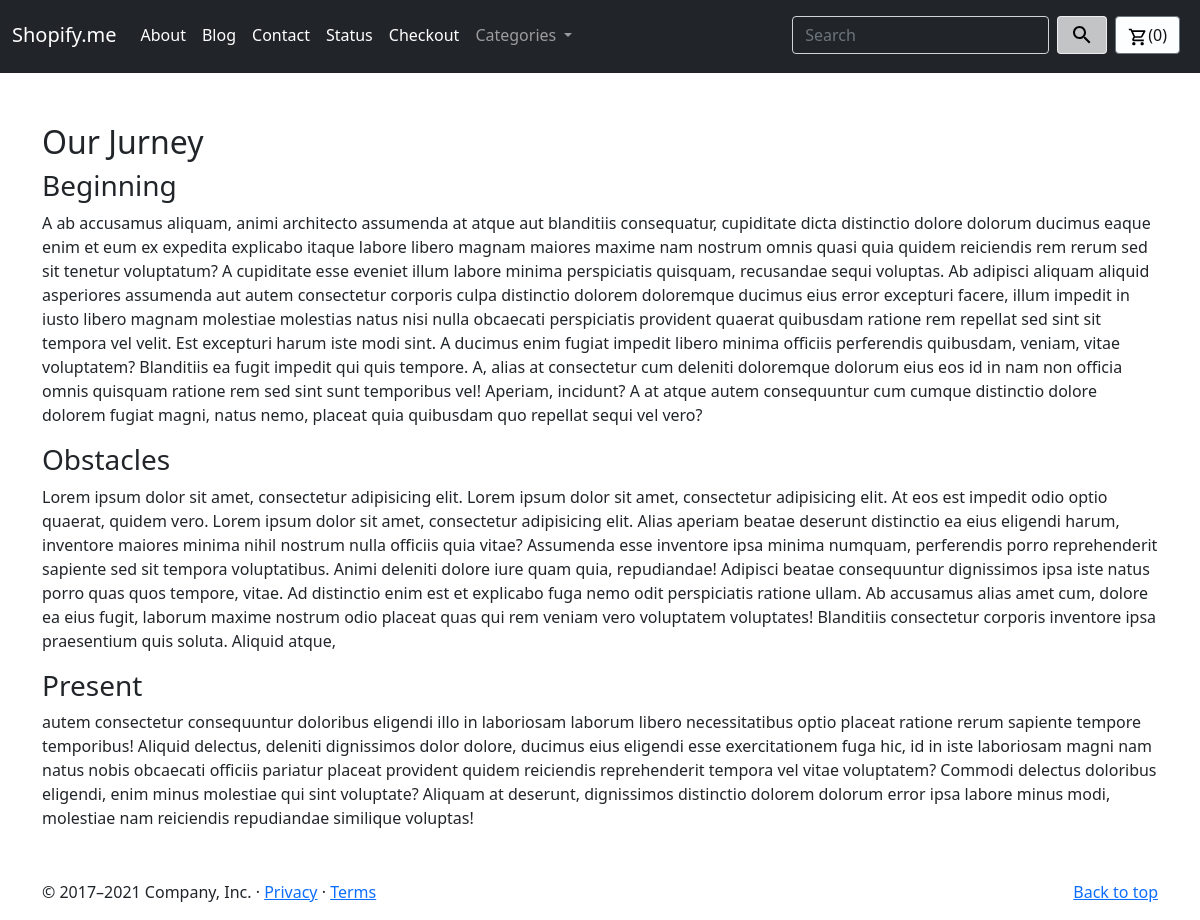
The page /blog/blogpost/1 on the database its author committed.
### blog/models.py (models this page shows)
class BlogPost(models.Model):
    post_id = models.AutoField(primary_key=True)
    title = models.CharField(max_length=200)
    sub_title = models.CharField(max_length=500, default="")
    titleContent = models.CharField(max_length=5000, default="")
    heading = models.CharField(max_length=500, default="")
    headingContent = models.CharField(max_length=5000)
    subHeading = models.CharField(max_length=500, default="")
    subHeadingContent = models.CharField(max_length=5000, default="")
    thumbnail = models.ImageField(upload_to="blog/images", default="")
    def __str__(self):
        return self.title

### blog/views.py (the view)
# urls.py: path("blogpost/<int:id>", views.blogpost, name="blog post"),
def blogpost(request, id):
    post = BlogPost.objects.filter(post_id=id)[0]
    print(post)
    return render(request, 'blog/blogpost.html', {'post': post})

### blog/templates/blog/blogpost.html (shortened to what this page needs)
{% extends 'shop/basic.html' %}
{% block body %}
<main class="container">
  <h2>{{post.title}}</h2>
  <h3>{{post.sub_title}}</h3>
  <p>{{post.titleContent}}</p>
  <h3>{{post.heading}}</h3>
  <p>{{post.headingContent}}</p>
  <h3>{{post.subHeading}}</h3>
  <p>{{post.subHeadingContent}}</p>
</main>
  <footer class="container">
    <p class="float-end"><a href="#">Back to top</a></p>
    <p>&copy; 2017–2021 Company, Inc. &middot; <a href="#">Privacy</a> &middot; <a href="#">Terms</a></p>
  </footer>
{% endblock %}

### shop/templates/shop/basic.html (shortened to what this page needs)
<!DOCTYPE html>
<html lang="en">
  <head>
    <link
      href="https://cdn.jsdelivr.net/npm/bootstrap@5.1.3/dist/css/bootstrap.min.css"
      rel="stylesheet"
    />
  </head>
  <body>
    {% load static %} {% csrf_token %}
    <nav class="navbar navbar-expand-lg navbar-dark bg-dark">
      <div class="container-fluid">
        <a class="navbar-brand" href="/shop/">Shopify.me</a>
        <div class="collapse navbar-collapse" id="navbarSupportedContent">
          <ul class="navbar-nav me-auto mb-2 mb-lg-0">
            <li class="nav-item">
              <a
                class="nav-link active bars"
                aria-current="page"
                href="/shop/About"
                >About</a
              >
            </li>
            <li class="nav-item">
              <a
                class="nav-link active bars"
                aria-current="page"
                href="/blog"
                >Blog</a
              >
            </li>
            <li class="nav-item">
              <a
                class="nav-link active bars"
                aria-current="page"
                href="/shop/Contact"
                >Contact</a
              >
            </li>
            <li class="nav-item">
              <a
                class="nav-link active bars"
                aria-current="page"
                href="/shop/Status"
                >Status</a
              >
            </li>
            <li class="nav-item">
              <a
                class="nav-link active bars"
                aria-current="page"
                href="/shop/Checkout"
                >Checkout</a
              >
            </li>
            <li class="nav-item dropdown">
              <a
                class="nav-link dropdown-toggle"
                href=" "
                id="navbarDropdown"
                role="button"
                data-bs-toggle="dropdown"
                aria-expanded="false"
              >
                Categories
              </a>
            </li>
          </ul>
          <form class="d-flex">
            <input
              class="form-control me-2"
              type="search"
              placeholder="Search"
              aria-label="Search"
            />
            <button class="btn btn-outline-success search_01" type="submit">
              <img
                src="{% static 'shop/search_black_24dp.svg' %}"
                class="search_i"
                alt=""
              />
            </button>
          </form>
          <a href="/shop/Cart"
            ><button type="button" class="btn btn-secondary mx-2 bit_02">
              <img
                src="{% static 'shop/shopping_cart_black_24dp.svg' %}"
                class="cart_i"
              />(<span id="cart">0</span>)
            </button></a>
        </div>
      </div>
    </nav>
    {% block body %} {% endblock %}
  </body>
</html>

### rows shown on the page
BlogPost: title "Our Jurney", sub_title "Beginning", titleContent "A ab accusamus aliquam, animi architecto assumenda at atque aut blanditiis consequatur, cupiditate dicta distinctio dolore dolorum ducimus eaque enim et eum ex expedita explicabo itaque labore libero magnam maiores maxime nam nostrum omnis quasi quia quidem reiciendis rem rerum sed sit tenetur voluptatum? A cupiditate esse eveniet illum labore minima perspiciatis quisquam, recusandae sequi voluptas. Ab adipisci aliquam aliquid asperiores assumenda aut autem consectetur corporis culpa distinctio dolorem doloremque ducimus eius error excepturi facere, illum impedit in iusto libero magnam molestiae molestias natus nisi nulla obcaecati perspiciatis provident quaerat quibusdam ratione rem…", heading "Obstacles", headingContent "Lorem ipsum dolor sit amet, consectetur adipisicing elit. Lorem ipsum dolor sit amet, consectetur adipisicing elit. At eos est impedit odio optio quaerat, quidem vero. Lorem ipsum dolor sit amet, consectetur adipisicing elit. Alias aperiam beatae deserunt distinctio ea eius eligendi harum, inventore maiores minima nihil nostrum nulla officiis quia vitae? Assumenda esse inventore ipsa minima numquam, perferendis porro reprehenderit sapiente sed sit tempora voluptatibus. Animi deleniti dolore iure quam quia, repudiandae! Adipisci beatae consequuntur dignissimos ipsa iste natus porro quas quos tempore, vitae. Ad distinctio enim est et explicabo fuga nemo odit perspiciatis ratione ullam. Ab…", subHeading "Present", subHeadingContent "autem consectetur consequuntur doloribus eligendi illo in laboriosam laborum libero necessitatibus optio placeat ratione rerum sapiente tempore temporibus! Aliquid delectus, deleniti dignissimos dolor dolore, ducimus eius eligendi esse exercitationem fuga hic, id in iste laboriosam magni nam natus nobis obcaecati officiis pariatur placeat provident quidem reiciendis reprehenderit tempora vel vitae voluptatem? Commodi delectus doloribus eligendi, enim minus molestiae qui sint voluptate? Aliquam at deserunt, dignissimos distinctio dolorem dolorum error ipsa labore minus modi, molestiae nam reiciendis repudiandae similique voluptas!"
